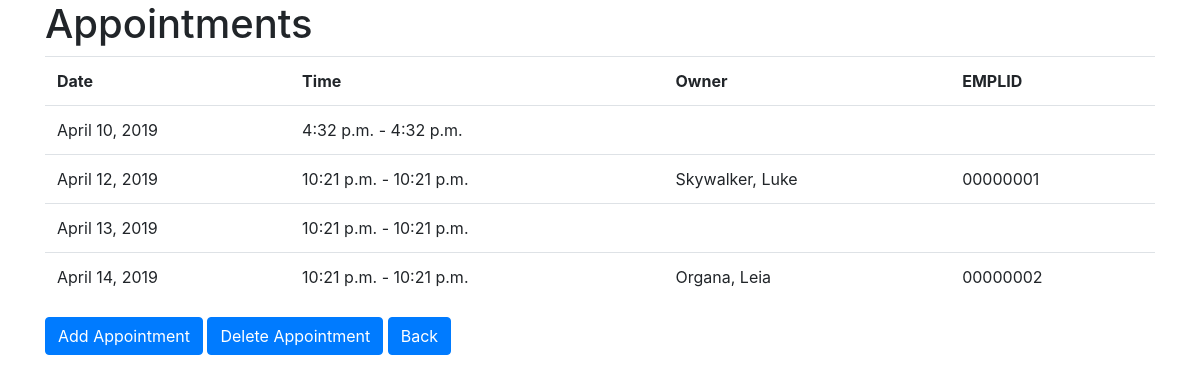
Before: /appointments/view_appointments/ (signed in) with the older database file.
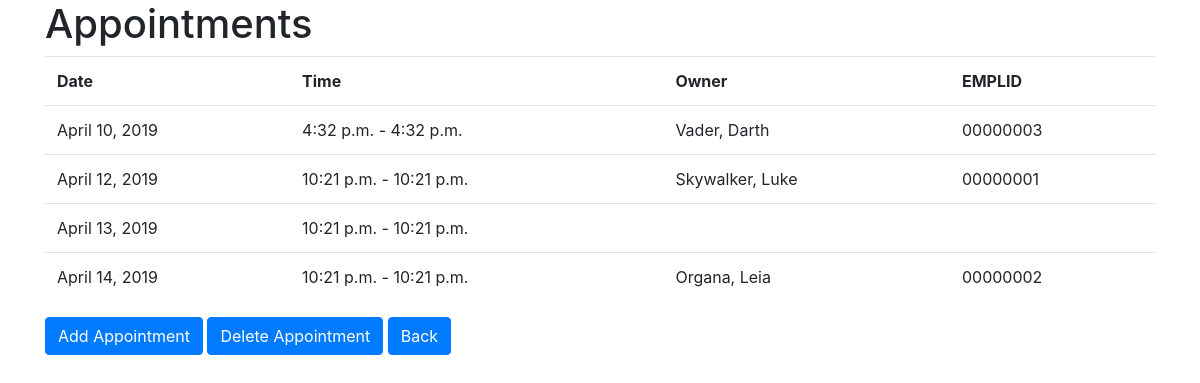
After: the same page with the newer database file.
### appointments/models.py (models this page shows, shortened)
class Appointment(models.Model):
	date=models.DateField(default=timezone.localdate)
	start_time=models.TimeField(default=timezone.now)
	end_time=models.TimeField(default=timezone.now)
	owner_EMPLID=models.CharField(default='',max_length=8)
	owner_name=models.CharField(default='', max_length=100)

### appointments/views.py (the view)
# urls.py: path('view_appointments/', views.view_appointments, name='view_appointments'),
def view_appointments(request):
    if (request.user.user_type == 0):
       appoint=Appointment.objects.filter(owner_EMPLID=request.user.EMPLID).order_by('date')
       appts=list(appoint)
       return render(request, 'view_appointments.html', {'appts':appts})
    else:
       appoint=Appointment.objects.all().order_by('date')
       appts=list(appoint)
       return render(request, 'view_appointments.html', {'appts':appts})

### templates/view_appointments.html (shortened to what this page needs)
{% extends 'base.html' %}
{% block content %}
{% if user.user_type == 0 %}
<div class='container'>
    <h1>Appointments</h1>
    {% if appts %}
        <table class='table'>
        <tr>
            <th>Date</th>
            <th>Time</th>
            <th>Owner</th>
            <th>EMPLID</th>
        </tr>
        {% for x in appts %}
             <tr>
                <td>{{x.date}}</td>
                <td>{{x.start_time}} - {{x.end_time}}</td>
                <td>{{x.owner_name}}</td>
                <td>{{x.owner_EMPLID}}</td>
             </tr>
        {% endfor %}
        </table>
    {% else %}
        <div class='alert alert-secondary' role='alert'>You have no scheduled appointments</div>
    {% endif %}
        <a href={% url 'request_appointment' %} class='btn btn-primary' role='button'>Request Appointment</a>
        <a href={% url 'home' %} class='btn btn-primary' type='button'>Back</a>
</div>
{% else %}
<div class='container'>
    <h1>Appointments</h1>
    {% if appts %}
        <table class='table'>
        <tr>
            <th>Date</th>
            <th>Time</th>
            <th>Owner</th>
            <th>EMPLID</th>
        </tr>
        {% for x in appts %}
             <tr>
                <td>{{x.date}}</td>
                <td>{{x.start_time}} - {{x.end_time}}</td>
                <td>{{x.owner_name}}</td>
                <td>{{x.owner_EMPLID}}</td>
             </tr>
        {% endfor %}
        </table>
    {% else %}
        <div class='alert alert-secondary' role='alert'>You have no scheduled appointments</div>
    {% endif %}
        <a href={% url 'add_appointment' %} class='btn btn-primary' role='button'>Add Appointment</a>
        {% if appts %}
        <a href={% url 'delete_appointment' %} class='btn btn-primary' role='button'>Delete Appointment</a>
        {% else %}
        <a href='#' class='btn btn-primary disabled' role='button'>Delete Appointment</a>
        {% endif %}
        <a href={% url 'home' %} class='btn btn-primary' type='button'>Back</a>
</div>
{% endif %}
{% endblock %}

Changed rows visible on the page:
changed Appointment: owner_name (not shown) → "Vader, Darth"; owner_EMPLID (not shown) → "00000003"
